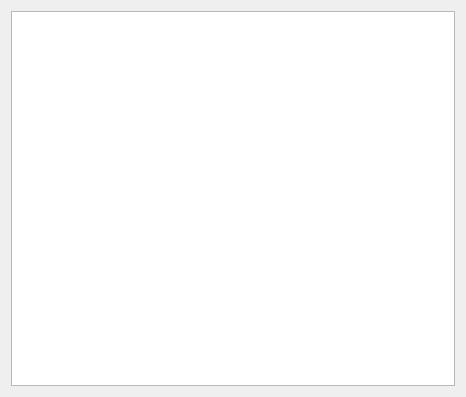
<?xml version="1.0" encoding="UTF-8"?>
<ui version="4.0">
 <class>MyFile</class>
 <widget class="QWidget" name="MyFile">
  <property name="geometry">
   <rect>
    <x>0</x>
    <y>0</y>
    <width>466</width>
    <height>397</height>
   </rect>
  </property>
  <property name="windowTitle">
   <string>Form</string>
  </property>
  <layout class="QVBoxLayout" name="verticalLayout">
   <item>
    <widget class="QListWidget" name="fileList"/>
   </item>
  </layout>
 </widget>
 <resources/>
 <connections/>
</ui>
